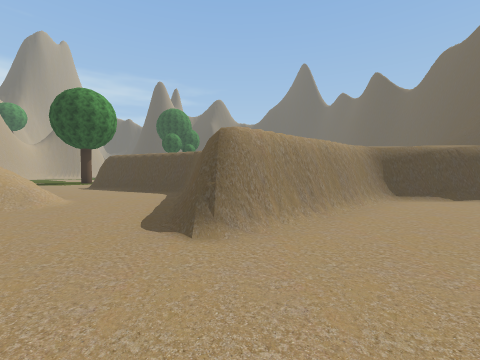
[1] (above)

18 first-person views from a walk through a 3-D level made in the Unity game engine. The camera is 1.3 m above the floor, tilts 2° down and sees 90° across. The floor is counted in squares, 2 m on a side. Each view is taken from the middle of a square. On the plan, view 1 faces up. The plan holds only what a view shows up to about 9 squares ahead; the rest is blank. The place goes on beyond the plan. Some trees and plants on the terrain are drawn as simple stand-ins. The player character is not drawn.

[2]
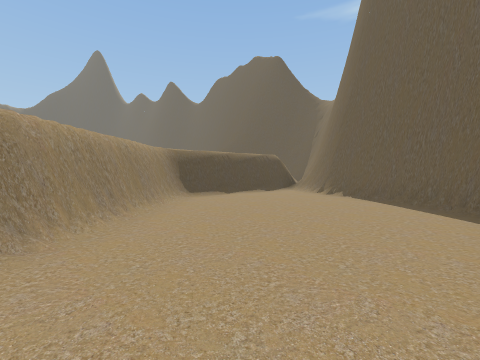

[3]
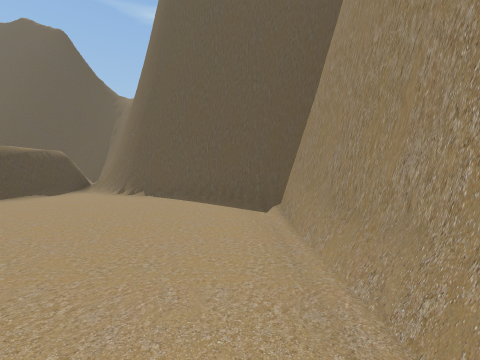

[4]
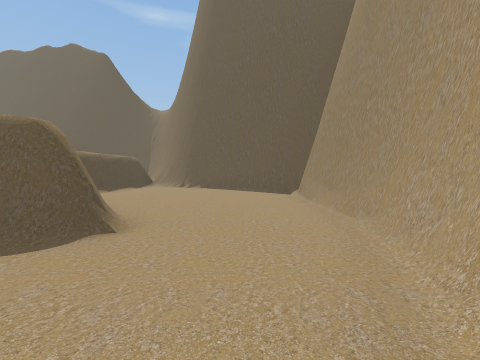

[5]
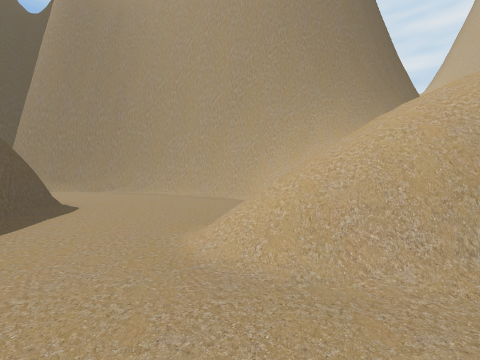

[6]
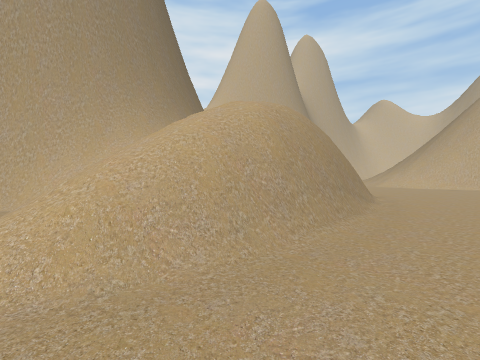

[7]
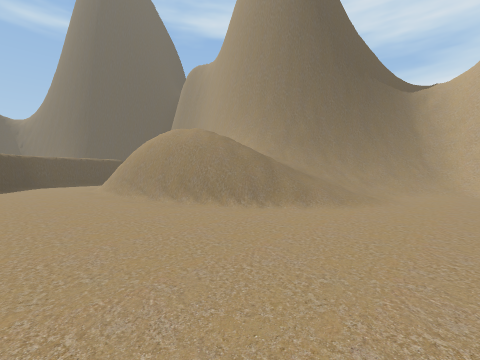

[8]
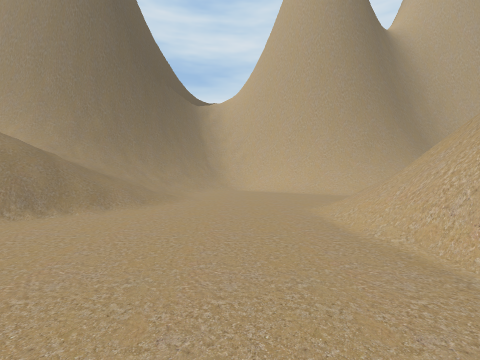

[9]
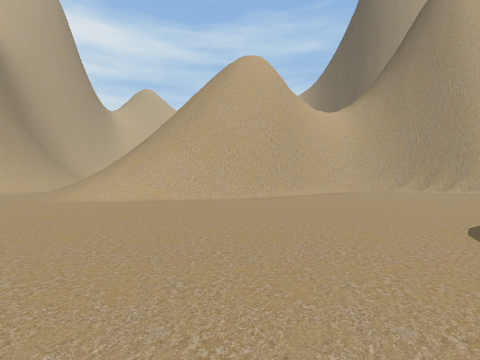

[10]
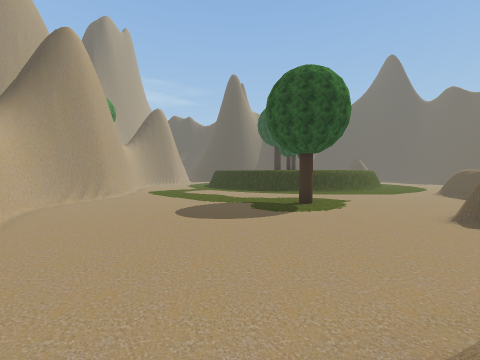

[11]
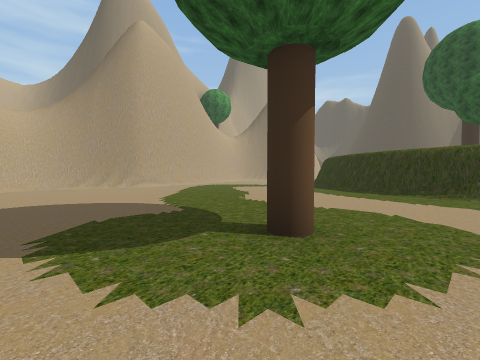

[12]
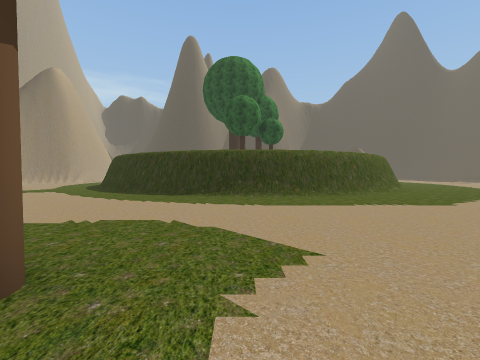

[13]
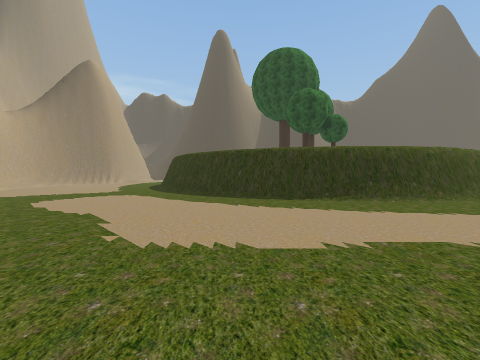

[14]
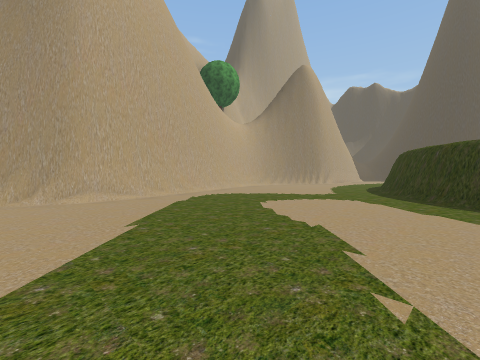

[15]
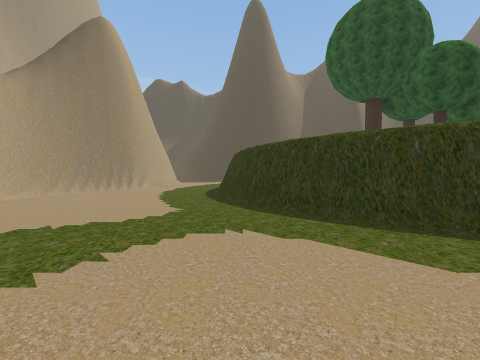

[16]
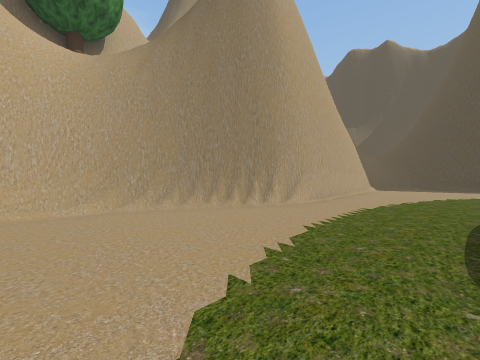

[17]
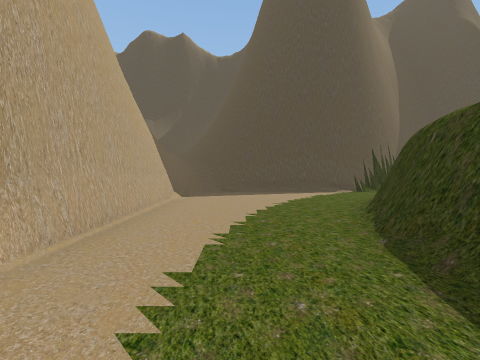

[18]
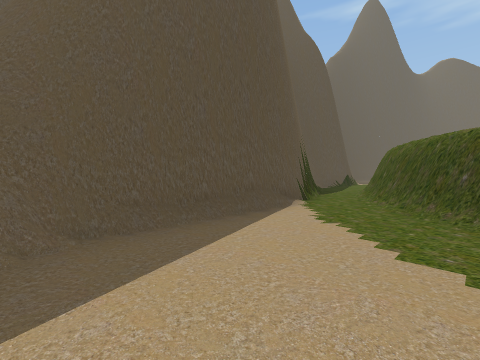

### Floor plan
Key: @ floor where view 1 was taken; # wall or solid block; . main floor; : floor 0.25 m higher than the main floor; / step, stairs or slope; = window, fence, low wall or low ledge; v drop or lower ground; T tree.
Columns run from 21 left of view 1 to 8 right of it. Each row starts with its distance up from view 1.
 34            ##/.
 33     ########...
 32     #.......#
 31     #.....###
 30     #....##
 29     #...##
 28     #...#
 27     #...#
 26    ##...#
 25    #....#
 24   ##....#
 23   #.....#
 22   #.....##
 21    ......##        ##..
 20    #......###    ###...
 19    #........######....
 18    #.................
 17    #................
 16    ##..............
 15    ##.............
 14    #.............
 13    #........T.....
 12    #..............
 11    #..............
 10    ##...........#
  9    ##...........###
  8     ##............###
  7     ##..............#
  6    ###..............#   #####
  5     //..../###v#=/..# ###...##
  4     //.../////////..###......#
  3     //...///     ....#......##
  2   ::.....////  //...........#
  1   ////...////#####.........##
  0  #####/.//#####  ###.@....##
 -1 ##  ###///##       ########
 -2       #####

Where each view was taken, in squares from view 1:
view 1: 0 up, 0 right, facing up
view 2: 0 up, 0 right, facing up-right
view 3: 0 up, 0 right, facing right
view 4: 1 up, 3 left, facing right
view 5: 7 up, 4 left, facing down
view 6: 7 up, 4 left, facing down-left
view 7: 8 up, 14 left, facing down-right
view 8: 8 up, 14 left, facing down
view 9: 8 up, 10 left, facing left
view 10: 4 up, 11 left, facing up
view 11: 11 up, 7 left, facing up-left
view 12: 12 up, 7 left, facing up
view 13: 13 up, 10 left, facing up
view 14: 14 up, 11 left, facing up-left
view 15: 17 up, 13 left, facing up
view 16: 22 up, 14 left, facing up-left
view 17: 25 up, 15 left, facing up
view 18: 30 up, 16 left, facing up-right
